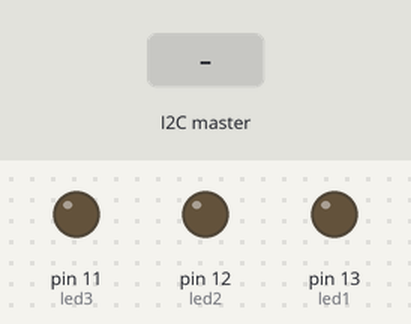
Bench run of a sketch on a simulated Arduino Uno, built with avr-gcc and run on an emulated ATmega328P. On the bench: output pins drawn as LEDs (lit = HIGH). The test bench sets the inputs (shaded band).

Above: at 1.2 s.
1.3 s: the I2C master sends the byte 1
At 1.6 s:
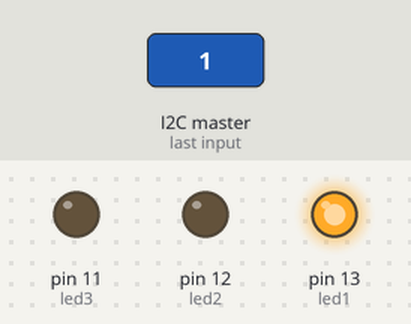
2.8 s: the I2C master sends the byte 2
At 3.9 s:
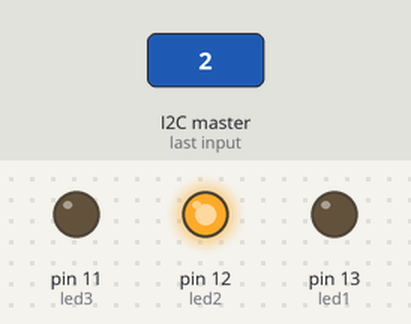
Timing chart, 0 to 5.8 s (numbered marks = the images above; inputs shaded):
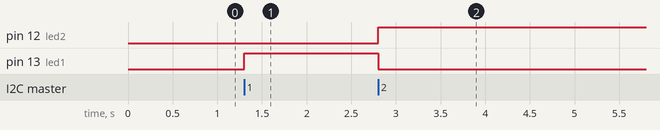

The sketch:

Slave.ino
```cpp
#include<Wire.h>

int led1 = 13;
int led2 = 12;
int led3 = 11;


int recived = 0;

void setup(){
  Wire.begin(8);
  Wire.onReceive(reciveEvent);
  Serial.begin(9600);
  pinMode(led1,OUTPUT);
  pinMode(led2,OUTPUT);
  pinMode(led3,OUTPUT);

  }

void loop(){
  }
void reciveEvent(int howMany){
  recived=Wire.read();
  if(recived==1){
      digitalWrite(led1,HIGH);
      digitalWrite(led2,LOW);
      digitalWrite(led3,LOW);
      }
    if(recived==2){
      digitalWrite(led1,LOW);
      digitalWrite(led2,HIGH);
      digitalWrite(led3,LOW);
      }
    if(recived==3){
      digitalWrite(led1,LOW);
      digitalWrite(led2,LOW);
      digitalWrite(led3,HIGH);
      }
  }
```

Measured:
- after the input at 1.3 s, pin 13 (led1): LOW → HIGH at once
- after the input at 2.8 s, pin 12 (led2): LOW → HIGH at once; pin 13 (led1): HIGH → LOW at once
